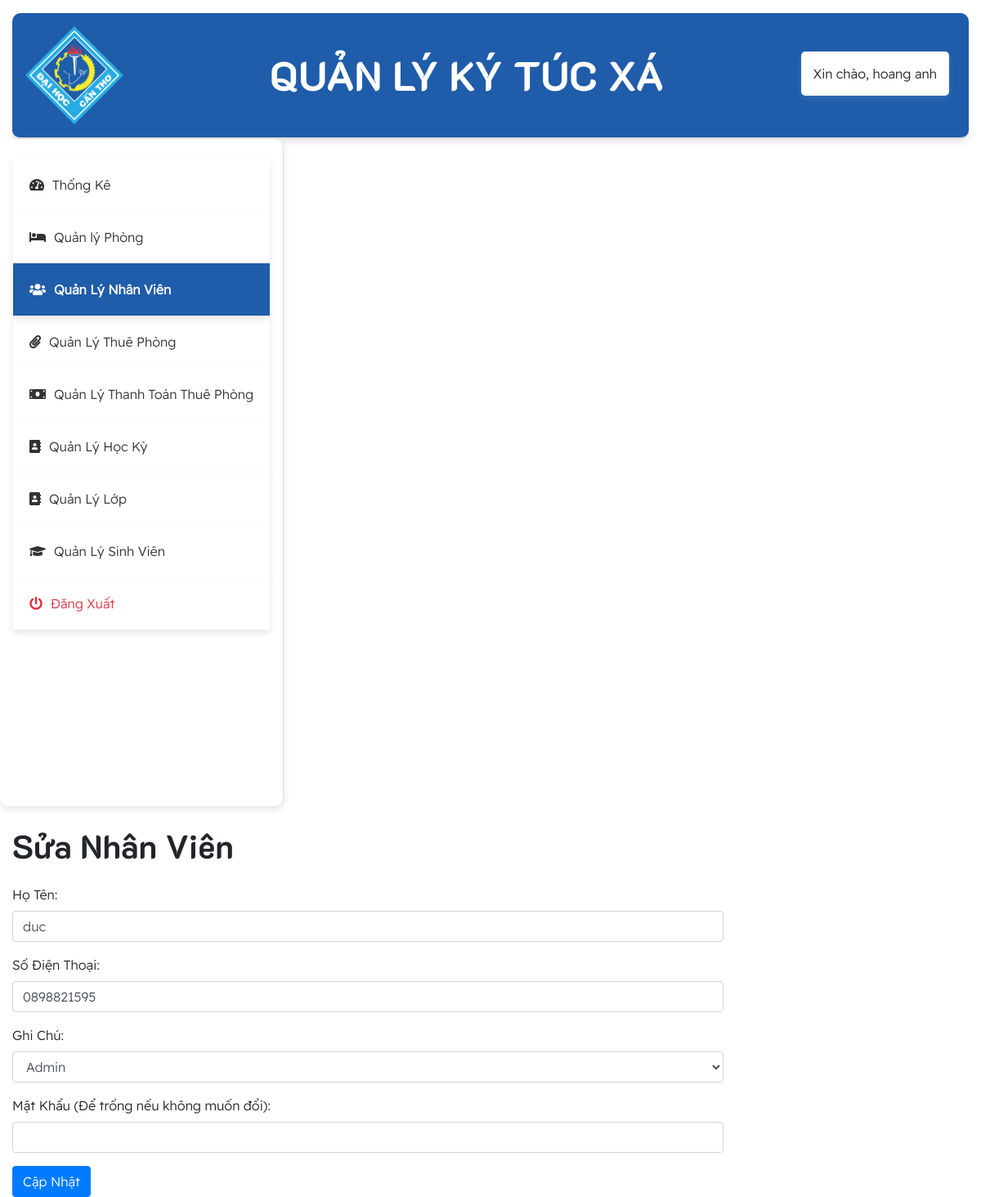
Page /nhanvien/edit/NVKTXA01 (signed in) on the earlier database version.
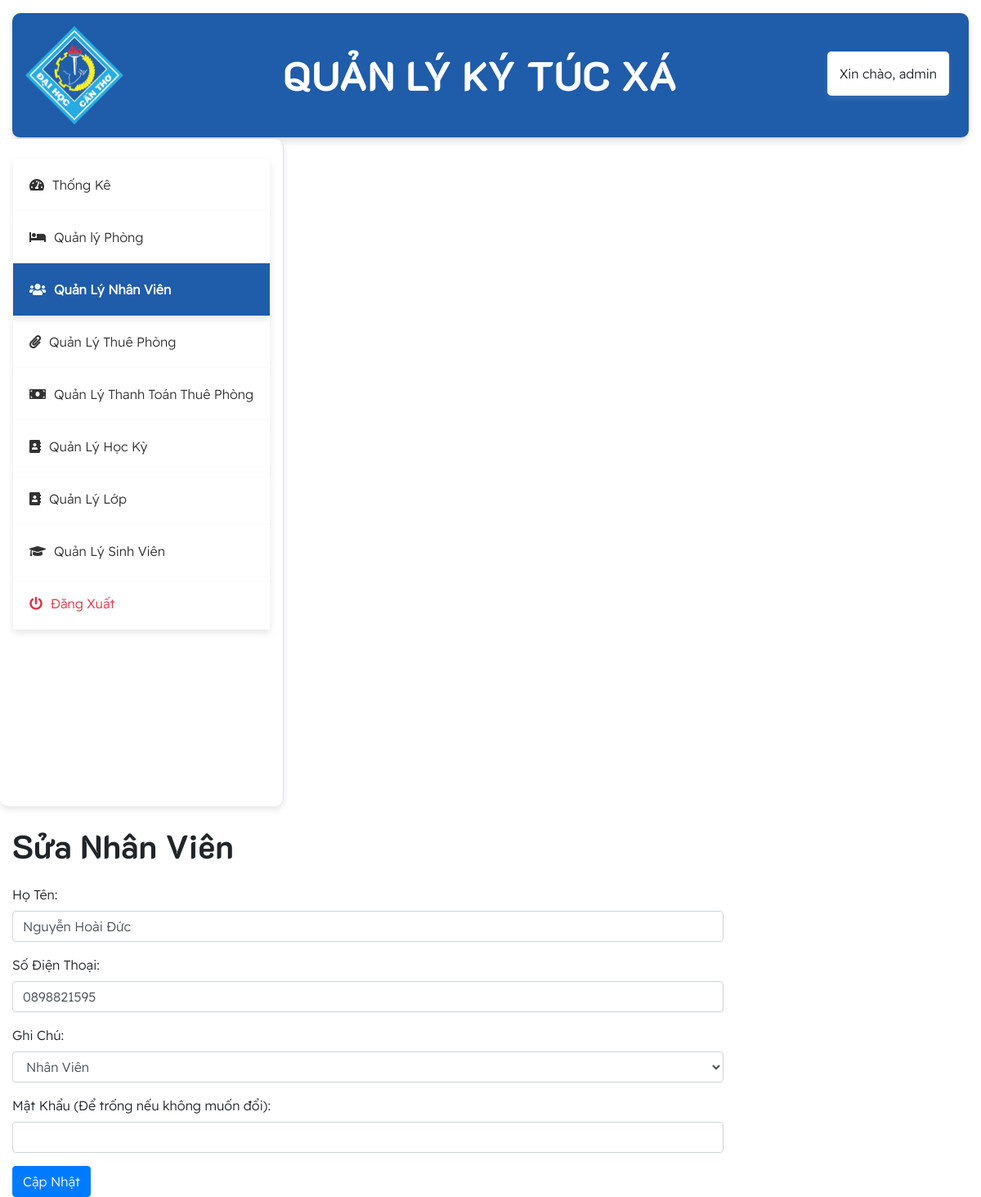
Same page on the later database version.
### tables this page shows
CREATE TABLE `nhanvien` (
  `ma_nhan_vien` varchar(8) NOT NULL,
  `ho_ten` varchar(100) DEFAULT NULL,
  `so_dien_thoai` varchar(15) DEFAULT NULL,
  `ghi_chu` text,
  `password` varchar(255) DEFAULT NULL,
  PRIMARY KEY (`ma_nhan_vien`)
);

### app/controllers/NhanVienController.php (called while the page is built, shortened)
<?php
class NhanVienController
{
    private $nhanVienModel;
    public function __construct($pdo)
    {
        $this->nhanVienModel = new NhanVien($pdo);
    }
    public function edit($id)
    {
        $nhanVien = $this->nhanVienModel->find($id);
        include '../app/views/NhanVien/edit.php';
    }
}

### app/models/NhanVien.php (called while the page is built, shortened)
<?php
class NhanVien
{
    public ?PDO $db;
    public function __construct(?PDO $pdo)
    {
        $this->db = $pdo;
    }
    public function find(string $ma_nhan_vien): ?NhanVien
    {
        $statement = $this->db->prepare('SELECT * FROM NhanVien WHERE ma_nhan_vien = :ma_nhan_vien');
        $statement->execute(['ma_nhan_vien' => $ma_nhan_vien]);
        if ($row = $statement->fetch()) {
            return $this->fillFromDB($row);
        }
        return null;
    }
    protected function fillFromDB(array $row): NhanVien
    {
        return $this;
    }
}

### app/views/NhanVien/edit.php (the view, shortened to what this page needs)
<!DOCTYPE html>
<html lang="en">
<head>
    <link href="https://stackpath.bootstrapcdn.com/bootstrap/4.5.2/css/bootstrap.min.css" rel="stylesheet">
    <link rel="stylesheet" href="https://cdnjs.cloudflare.com/ajax/libs/font-awesome/5.15.4/css/all.min.css">
    <link rel="stylesheet" type="text/css" href="../../style.css">
</head>
<body>
    <div class="container-fluid mt-3">
        <div class="row">
            <div class="col-md-12">
                <?php include '../app/views/header.php'; ?>
            </div>
        </div>
        <div class="row">
            <div>
                <?php include '../app/views/nav.php'; ?>
            </div>
            <div class="col-md-9">
                <div class="content mt-4">
                    <h1 class="mb-4">Sửa Nhân Viên</h1>
                    <form method="POST">
                        <div class="form-group">
                            <label>Họ Tên:</label>
                            <input type="text" name="ho_ten" class="form-control"
                                value="<?= htmlspecialchars($nhanVien->ho_ten) ?>" required>
                        </div>
                        <div class="form-group">
                            <label>Số Điện Thoại:</label>
                            <input type="text" name="so_dien_thoai" class="form-control"
                                value="<?= htmlspecialchars($nhanVien->so_dien_thoai) ?>" required
                                pattern="[0-9]{10,11}" title="Số điện thoại phải có 10-11 chữ số">
                        </div>
                        <div class="form-group">
                            <label>Ghi Chú:</label>
                            <select name="ghi_chu" class="form-control" required>
                                <option value="admin" <?= $nhanVien->ghi_chu === 'admin' ? 'selected' : '' ?>>Admin
                                </option>
                                <option value="nhan vien" <?= $nhanVien->ghi_chu === 'nhan vien' ? 'selected' : '' ?>>
                                    Nhân Viên</option>
                            </select>
                        </div>
                        <div class="form-group">
                            <label>Mật Khẩu (Để trống nếu không muốn đổi):</label>
                            <input type="password" name="password" class="form-control">
                        </div>
                        <button type="submit" class="btn btn-primary">Cập Nhật</button>
                    </form>
                </div>
            </div>
        </div>
    </div>
</body>
</html>

### app/views/header.php
<header class="header p-3 d-flex align-items-center justify-content-between">
    <img src="../../image/CTU_logo.png" alt="logo" width="100px" class="logo">
    <div class="container text-center">
        <h1 class="tieude">QUẢN LÝ KÝ TÚC XÁ</h1>
    </div>
    <?php if (isset($_SESSION['ho_ten'])): ?>
    <div class="p-2">
        <p class="tendangnhap">Xin chào, <?= htmlspecialchars($_SESSION['ho_ten']); ?></p>
    </div>
    <?php else: ?>
    <a href="/login" class="btn btn-primary">Đăng nhập</a>
    <?php endif; ?>
</header>

Differences in the rows shown:
changed nhanvien: ho_ten "duc" → "Nguyễn Hoài Đức"; ghi_chu "Admin" → "Nhân Viên"
Other differences:
$_SESSION['ho_ten']: "hoang anh" → "admin"
